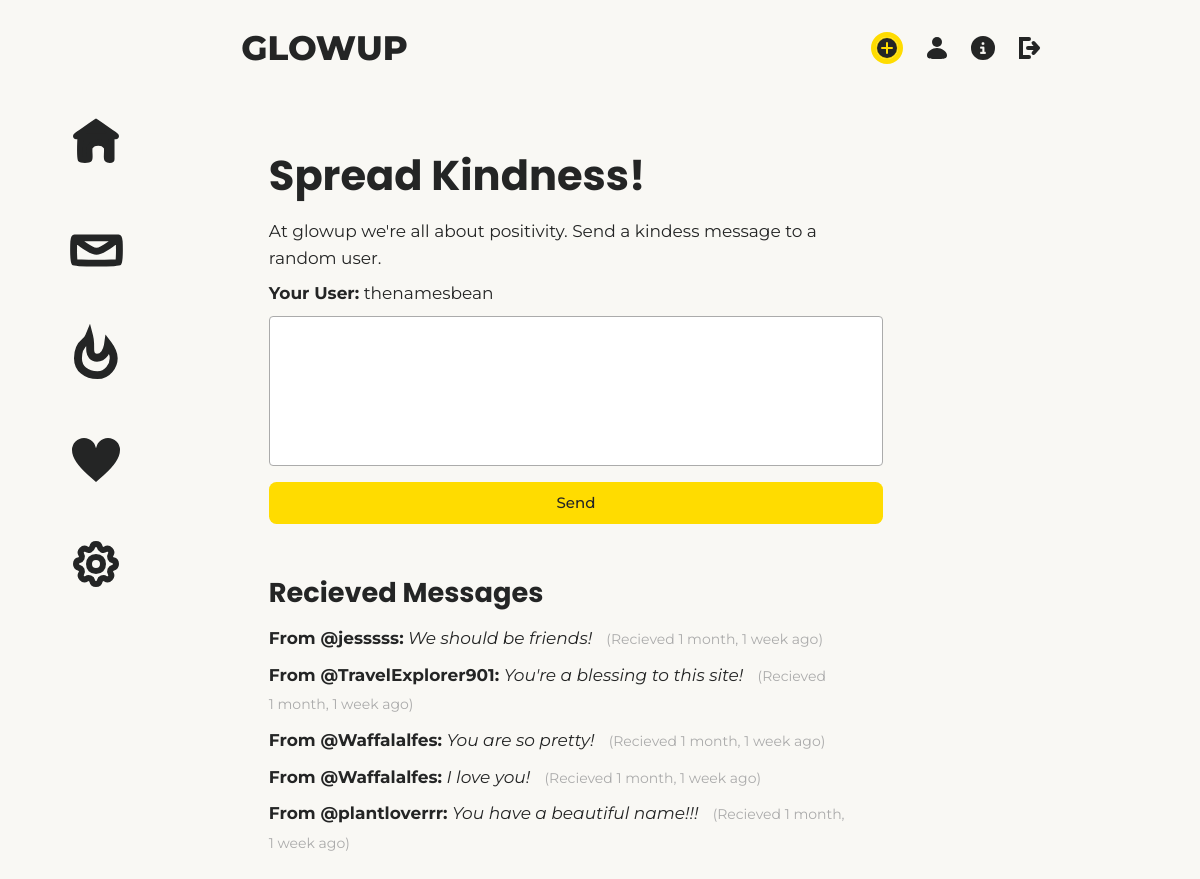
The page /message (signed in) on the database its author committed.
### core/models.py (models this page shows)
class KindnessMessage(models.Model):
    from_user = models.ForeignKey(User, on_delete=models.CASCADE, related_name='sent_messages')
    to_user = models.ForeignKey(User, on_delete=models.CASCADE, related_name='received_messages')
    message = models.TextField()
    sent_at = models.DateTimeField(auto_now_add=True)

### core/views.py (the view)
# urls.py: path('message', views.message, name='message'),
@login_required(login_url = 'signin')
def message(request):
    user_object = User.objects.get(username=request.user)
    user_profile = Profile.objects.get(user=user_object)
    all_users = User.objects.exclude(username=request.user.username)
    all_users = all_users.exclude(username='admin')
    if request.method == 'POST':
        random_user_username = request.session.get('random_user_username')
        if random_user_username:
            try:
                random_user = User.objects.get(username=random_user_username)
                random_profile = Profile.objects.get(user=random_user)
            except ObjectDoesNotExist:
                random_user = None
                random_profile = None
        else:
            random_user = None
            random_profile = None
        message_content = request.POST.get('message_content')
        if message_content.strip() == '' or check_profanity(message_content):
            messages.info(request, "We've detected some sensitive words in your message. Please try again.")
            return redirect('message')
        elif random_user is not None:
            new_message = KindnessMessage.objects.create(
                from_user=user_object,
                to_user=random_user,
                message=message_content
            )
            print(f"Message sent from {user_object.username} to {random_user.username}")
            new_message.save()
            messages.success(request, "Kindness message sent successfully!")
            return redirect('message')  # Redirect to prevent multiple submissions
    else:
        if all_users.exists():
            random_user = choice(all_users)
            random_profile = Profile.objects.get(user=random_user)
            request.session['random_user_username'] = random_user.username
        else:
            random_user = None
            random_profile = None
        received_messages = KindnessMessage.objects.filter(to_user=user_object).order_by('-sent_at')
        context = {
            'user_profile': user_profile,
            'random_user': random_user,
            'random_profile': random_profile,
            'received_messages': received_messages,  # Pass all received messages
        }
        return render(request, 'message.html', context)

### templates/message.html (shortened to what this page needs)
{% extends '_template.html' %} {% block title %} Glowup {% endblock %}
{% block content %}
{% load static %}
<div class="container info-content">
    {% include 'components/sidebar.html' %}
    <section class="main-content">
        <div class="wrapper">
            <div class="article">
                <h1>Spread Kindness!</h1>
                <p>At glowup we're all about positivity. Send a kindess message to a random user.</p>
                {% if random_user %}
                    <p><strong>Your User:</strong> {{ random_user.username }}</p>
                    <form method="post">
                        <textarea name="message_content" id="message_content" rows="5" cols="30"></textarea>
                        <div class="btn-wrapper" style="margin: 0; padding: 0;">
                            <button class="btn" type="submit">Send</button>
                        </div>
                    </form>
                {% else %}
                    <p class="small-text">There are no other users right now, but check back soon!</p>
                {% endif %}
                <br>
                <h2>Recieved Messages</h2>
                {% if received_messages %}
                    {% for message in received_messages %}
                        <p><strong>From @{{ message.from_user.username }}:</strong> <i>{{ message.message }}</i>  <span class="small-text"><br class="show-mobile">(Recieved {{ message.sent_at|timesince }} ago)</span></p>
                    {% endfor %}
                {% else %}
                    <p>You haven't received any kindness messages yet. Check back later.</p>
                {% endif %}
                <br>
                <br>
                <br>
            </div>
        </div>
    </section>
</div>
{% endblock %}

### static/css/app.css (style rules this page uses)
body { overflow: hidden; }
button { margin: 0.8em 0; font-size: 0.7em; }
section { width: 100vw; display: flex; flex-direction: column; justify-content: center; align-items: center; }
button[type=submit] { height: 2.8em; }
.container { display: flex; flex-direction: row; justify-content: center; width: 80vw; height: 100vh; padding: 0; margin: 0; overflow: hidden; }
.main-content { display: flex; flex-direction: column; justify-content: flex-start; align-items: center; width: 100%; height: 100%; flex: 1; padding: 2em 0; margin: 0; }
.main-content .wrapper { display: flex; flex-direction: column; justify-content: flex-start; align-items: center; width: 100%; height: 100%; padding: 0; margin: 0; }
.info-content .main-content .wrapper { height: 100%; overflow-y: scroll; margin: 0 0 5em 0; }
.info-content .main-content .wrapper .article { padding: 0 0 3em 0; margin: 0; }
.info-content .main-content .wrapper .article p { margin: 0; }
:root { font-family: "Montserrat", Helvetica, sans-serif; }
* { box-sizing: border-box; margin: 0; padding: 0; text-align: left; }
body { font-size: 16px; color: #242525; background: #f9f8f4; }
h1 { font-size: 2.6em; font-family: "Poppins", Helvetica, sans-serif; line-height: 1.3em; padding: 0.5em 0; overflow: hidden; text-overflow: ellipsis; }
h2 { font-size: 1.7em; font-weight: 700; padding: 0 1em; font-family: "Poppins", Helvetica, sans-serif; }
p { font-size: 17px; line-height: 1.6em; margin: 2em 0; font-family: "Montserrat", Helvetica, sans-serif; }
section { display: flex; flex-direction: column; width: 100%; padding: 3em 0; height: -moz-max-content; height: max-content; }
.wrapper { display: flex; flex-direction: row; justify-content: space-around; align-items: center; width: 70%; margin-left: auto; margin-right: auto; opacity: 1; transition: 0.35s; }
.article { display: flex; flex-direction: column; justify-content: start; align-items: flex-start; width: 80%; text-align: justify; }
.article h1, .article h2, .article h3, .article .abovetitle, .article .body-text { width: 100%; padding-top: 0.5em; margin: 0; }
.article p { width: 100%; }
.article * { padding: 0.25em 0; width: 100%; }
.btn-wrapper { display: flex; justify-content: space-evenly; margin-left: auto; margin-right: auto; margin-top: 2em; width: 100%; margin-bottom: 1em; }
.btn { display: flex; justify-content: center; align-items: center; padding: 0.7em 1em; border-radius: 0.5em; overflow: hidden; font-family: "Montserrat", Helvetica, sans-serif; background: #ffdc00; color: #242525; cursor: pointer; text-decoration: none; font-size: 15px; font-weight: 500; width: 100%; transition: 200ms; }
.small-text { font-size: 14px; color: #ababab; margin: 0.4em; padding: 0.3em; }
textarea { border: 1px solid #ababab; padding: 0.5em 1em; border-radius: 0.25em; width: 100%; height: 150px; resize: none; font-family: "Montserrat", Helvetica, sans-serif; font-size: 16px; color: #242525; line-height: 1.4em; }
button { border: none; }
@media (max-width: 1300px) { .wrapper { width: 80%; } }
@media (max-width: 1300px) { .btn-wrapper { margin-top: 1em; } }

### rows shown on the page
KindnessMessage: from_user.username "jesssss", message "We should be friends!", sent_at "1 month, 1 week"
KindnessMessage: from_user.username "TravelExplorer901", message "You're a blessing to this site!", sent_at "1 month, 1 week"
KindnessMessage: from_user.username "Waffalalfes", message "You are so pretty!", sent_at "1 month, 1 week"
KindnessMessage: from_user.username "Waffalalfes", message "I love you!", sent_at "1 month, 1 week"
KindnessMessage: from_user.username "plantloverrr", message "You have a beautiful name!!!", sent_at "1 month, 1 week"

### other values the page prints
{{ random_user.username }} "thenamesbean"
